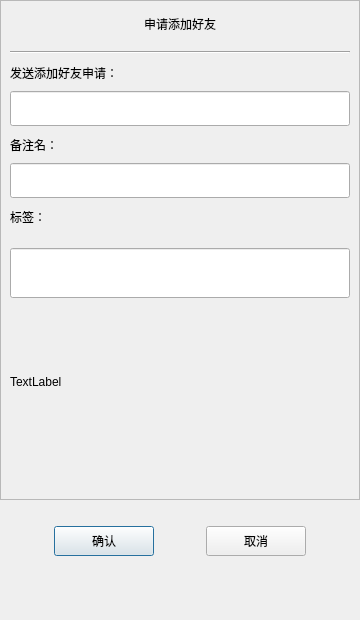
<?xml version="1.0" encoding="UTF-8"?>
<ui version="4.0">
 <class>ApplyFriend</class>
 <widget class="QDialog" name="ApplyFriend">
  <property name="geometry">
   <rect>
    <x>0</x>
    <y>0</y>
    <width>360</width>
    <height>620</height>
   </rect>
  </property>
  <property name="minimumSize">
   <size>
    <width>360</width>
    <height>620</height>
   </size>
  </property>
  <property name="maximumSize">
   <size>
    <width>360</width>
    <height>620</height>
   </size>
  </property>
  <property name="windowTitle">
   <string>ApplyFriend</string>
  </property>
  <layout class="QVBoxLayout" name="verticalLayout">
   <property name="leftMargin">
    <number>0</number>
   </property>
   <property name="topMargin">
    <number>0</number>
   </property>
   <property name="rightMargin">
    <number>0</number>
   </property>
   <property name="bottomMargin">
    <number>0</number>
   </property>
   <item>
    <widget class="QScrollArea" name="scrollArea">
     <property name="minimumSize">
      <size>
       <width>0</width>
       <height>500</height>
      </size>
     </property>
     <property name="widgetResizable">
      <bool>true</bool>
     </property>
     <widget class="QWidget" name="scroll_content">
      <property name="geometry">
       <rect>
        <x>0</x>
        <y>0</y>
        <width>358</width>
        <height>498</height>
       </rect>
      </property>
      <layout class="QVBoxLayout" name="verticalLayout_2">
       <property name="leftMargin">
        <number>0</number>
       </property>
       <property name="topMargin">
        <number>10</number>
       </property>
       <property name="rightMargin">
        <number>0</number>
       </property>
       <property name="bottomMargin">
        <number>10</number>
       </property>
       <item>
        <widget class="QLabel" name="apply_label">
         <property name="minimumSize">
          <size>
           <width>0</width>
           <height>25</height>
          </size>
         </property>
         <property name="maximumSize">
          <size>
           <width>16777215</width>
           <height>25</height>
          </size>
         </property>
         <property name="text">
          <string>申请添加好友</string>
         </property>
         <property name="alignment">
          <set>Qt::AlignCenter</set>
         </property>
        </widget>
       </item>
       <item>
        <widget class="QWidget" name="apply_widget" native="true">
         <layout class="QVBoxLayout" name="verticalLayout_3">
          <item>
           <widget class="Line" name="line">
            <property name="orientation">
             <enum>Qt::Horizontal</enum>
            </property>
           </widget>
          </item>
          <item>
           <widget class="QLabel" name="label">
            <property name="minimumSize">
             <size>
              <width>0</width>
              <height>25</height>
             </size>
            </property>
            <property name="maximumSize">
             <size>
              <width>16777215</width>
              <height>25</height>
             </size>
            </property>
            <property name="text">
             <string>发送添加好友申请：</string>
            </property>
           </widget>
          </item>
          <item>
           <widget class="CustomsizeEdit" name="name_edit">
            <property name="minimumSize">
             <size>
              <width>0</width>
              <height>35</height>
             </size>
            </property>
            <property name="maximumSize">
             <size>
              <width>16777215</width>
              <height>35</height>
             </size>
            </property>
           </widget>
          </item>
          <item>
           <widget class="QLabel" name="label_2">
            <property name="minimumSize">
             <size>
              <width>0</width>
              <height>25</height>
             </size>
            </property>
            <property name="maximumSize">
             <size>
              <width>16777215</width>
              <height>25</height>
             </size>
            </property>
            <property name="text">
             <string>备注名：</string>
            </property>
           </widget>
          </item>
          <item>
           <widget class="QLineEdit" name="alias_edit">
            <property name="minimumSize">
             <size>
              <width>0</width>
              <height>35</height>
             </size>
            </property>
            <property name="maximumSize">
             <size>
              <width>16777215</width>
              <height>35</height>
             </size>
            </property>
           </widget>
          </item>
          <item>
           <widget class="QLabel" name="label_3">
            <property name="minimumSize">
             <size>
              <width>0</width>
              <height>25</height>
             </size>
            </property>
            <property name="maximumSize">
             <size>
              <width>16777215</width>
              <height>25</height>
             </size>
            </property>
            <property name="text">
             <string>标签：</string>
            </property>
           </widget>
          </item>
          <item>
           <widget class="QWidget" name="label_group_widget" native="true">
            <property name="minimumSize">
             <size>
              <width>0</width>
              <height>50</height>
             </size>
            </property>
            <layout class="QVBoxLayout" name="verticalLayout_4">
             <property name="spacing">
              <number>0</number>
             </property>
             <property name="leftMargin">
              <number>0</number>
             </property>
             <property name="topMargin">
              <number>0</number>
             </property>
             <property name="rightMargin">
              <number>0</number>
             </property>
             <property name="bottomMargin">
              <number>0</number>
             </property>
             <item>
              <widget class="CustomsizeEdit" name="label_edit">
               <property name="minimumSize">
                <size>
                 <width>0</width>
                 <height>50</height>
                </size>
               </property>
               <property name="maximumSize">
                <size>
                 <width>16777215</width>
                 <height>50</height>
                </size>
               </property>
              </widget>
             </item>
             <item>
              <widget class="QWidget" name="grid_widget" native="true">
               <property name="minimumSize">
                <size>
                 <width>0</width>
                 <height>40</height>
                </size>
               </property>
               <property name="maximumSize">
                <size>
                 <width>16777215</width>
                 <height>40</height>
                </size>
               </property>
              </widget>
             </item>
             <item>
              <widget class="QWidget" name="input_tip_widget" native="true">
               <property name="minimumSize">
                <size>
                 <width>0</width>
                 <height>35</height>
                </size>
               </property>
               <property name="maximumSize">
                <size>
                 <width>16777215</width>
                 <height>35</height>
                </size>
               </property>
               <layout class="QVBoxLayout" name="verticalLayout_5">
                <property name="spacing">
                 <number>0</number>
                </property>
                <property name="leftMargin">
                 <number>0</number>
                </property>
                <property name="topMargin">
                 <number>0</number>
                </property>
                <property name="rightMargin">
                 <number>0</number>
                </property>
                <property name="bottomMargin">
                 <number>0</number>
                </property>
                <item>
                 <widget class="ClickedOnceLabel" name="tip_label">
                  <property name="text">
                   <string>TextLabel</string>
                  </property>
                 </widget>
                </item>
               </layout>
              </widget>
             </item>
            </layout>
           </widget>
          </item>
          <item>
           <widget class="QWidget" name="widget" native="true">
            <property name="minimumSize">
             <size>
              <width>0</width>
              <height>60</height>
             </size>
            </property>
            <property name="maximumSize">
             <size>
              <width>16777215</width>
              <height>60</height>
             </size>
            </property>
            <layout class="QHBoxLayout" name="horizontalLayout_2">
             <property name="spacing">
              <number>7</number>
             </property>
             <property name="leftMargin">
              <number>0</number>
             </property>
             <property name="topMargin">
              <number>0</number>
             </property>
             <property name="rightMargin">
              <number>0</number>
             </property>
             <property name="bottomMargin">
              <number>0</number>
             </property>
             <item>
              <widget class="QWidget" name="label_list" native="true">
               <property name="minimumSize">
                <size>
                 <width>287</width>
                 <height>50</height>
                </size>
               </property>
               <property name="maximumSize">
                <size>
                 <width>287</width>
                 <height>16777215</height>
                </size>
               </property>
              </widget>
             </item>
             <item>
              <widget class="QWidget" name="more_label_widget" native="true">
               <property name="minimumSize">
                <size>
                 <width>30</width>
                 <height>0</height>
                </size>
               </property>
               <property name="maximumSize">
                <size>
                 <width>30</width>
                 <height>16777215</height>
                </size>
               </property>
               <layout class="QVBoxLayout" name="verticalLayout_6">
                <item>
                 <spacer name="verticalSpacer_4">
                  <property name="orientation">
                   <enum>Qt::Vertical</enum>
                  </property>
                  <property name="sizeHint" stdset="0">
                   <size>
                    <width>20</width>
                    <height>40</height>
                   </size>
                  </property>
                 </spacer>
                </item>
                <item>
                 <widget class="ClickedOnceLabel" name="more_label">
                  <property name="minimumSize">
                   <size>
                    <width>25</width>
                    <height>25</height>
                   </size>
                  </property>
                  <property name="maximumSize">
                   <size>
                    <width>25</width>
                    <height>25</height>
                   </size>
                  </property>
                  <property name="text">
                   <string/>
                  </property>
                 </widget>
                </item>
                <item>
                 <spacer name="verticalSpacer_3">
                  <property name="orientation">
                   <enum>Qt::Vertical</enum>
                  </property>
                  <property name="sizeHint" stdset="0">
                   <size>
                    <width>20</width>
                    <height>40</height>
                   </size>
                  </property>
                 </spacer>
                </item>
               </layout>
              </widget>
             </item>
            </layout>
           </widget>
          </item>
         </layout>
        </widget>
       </item>
      </layout>
     </widget>
    </widget>
   </item>
   <item>
    <spacer name="verticalSpacer_2">
     <property name="orientation">
      <enum>Qt::Vertical</enum>
     </property>
     <property name="sizeType">
      <enum>QSizePolicy::Fixed</enum>
     </property>
     <property name="sizeHint" stdset="0">
      <size>
       <width>20</width>
       <height>10</height>
      </size>
     </property>
    </spacer>
   </item>
   <item>
    <widget class="QWidget" name="apply_sure_widget" native="true">
     <property name="minimumSize">
      <size>
       <width>0</width>
       <height>50</height>
      </size>
     </property>
     <layout class="QHBoxLayout" name="horizontalLayout">
      <item>
       <spacer name="horizontalSpacer">
        <property name="orientation">
         <enum>Qt::Horizontal</enum>
        </property>
        <property name="sizeHint" stdset="0">
         <size>
          <width>40</width>
          <height>20</height>
         </size>
        </property>
       </spacer>
      </item>
      <item>
       <widget class="ClickedBtn" name="sure_btn">
        <property name="minimumSize">
         <size>
          <width>100</width>
          <height>30</height>
         </size>
        </property>
        <property name="text">
         <string>确认</string>
        </property>
       </widget>
      </item>
      <item>
       <spacer name="horizontalSpacer_3">
        <property name="orientation">
         <enum>Qt::Horizontal</enum>
        </property>
        <property name="sizeHint" stdset="0">
         <size>
          <width>40</width>
          <height>20</height>
         </size>
        </property>
       </spacer>
      </item>
      <item>
       <widget class="ClickedBtn" name="cancel_btn">
        <property name="minimumSize">
         <size>
          <width>100</width>
          <height>30</height>
         </size>
        </property>
        <property name="text">
         <string>取消</string>
        </property>
       </widget>
      </item>
      <item>
       <spacer name="horizontalSpacer_2">
        <property name="orientation">
         <enum>Qt::Horizontal</enum>
        </property>
        <property name="sizeHint" stdset="0">
         <size>
          <width>40</width>
          <height>20</height>
         </size>
        </property>
       </spacer>
      </item>
     </layout>
    </widget>
   </item>
   <item>
    <spacer name="verticalSpacer">
     <property name="orientation">
      <enum>Qt::Vertical</enum>
     </property>
     <property name="sizeHint" stdset="0">
      <size>
       <width>20</width>
       <height>40</height>
      </size>
     </property>
    </spacer>
   </item>
  </layout>
 </widget>
 <customwidgets>
  <customwidget>
   <class>ClickedBtn</class>
   <extends>QPushButton</extends>
   <header location="global">ClickedBtn.h</header>
  </customwidget>
  <customwidget>
   <class>CustomsizeEdit</class>
   <extends>QLineEdit</extends>
   <header location="global">CustomsizeEdit.h</header>
  </customwidget>
  <customwidget>
   <class>ClickedOnceLabel</class>
   <extends>QLabel</extends>
   <header location="global">ClickedOnceLabel.h</header>
  </customwidget>
 </customwidgets>
 <resources/>
 <connections/>
</ui>
